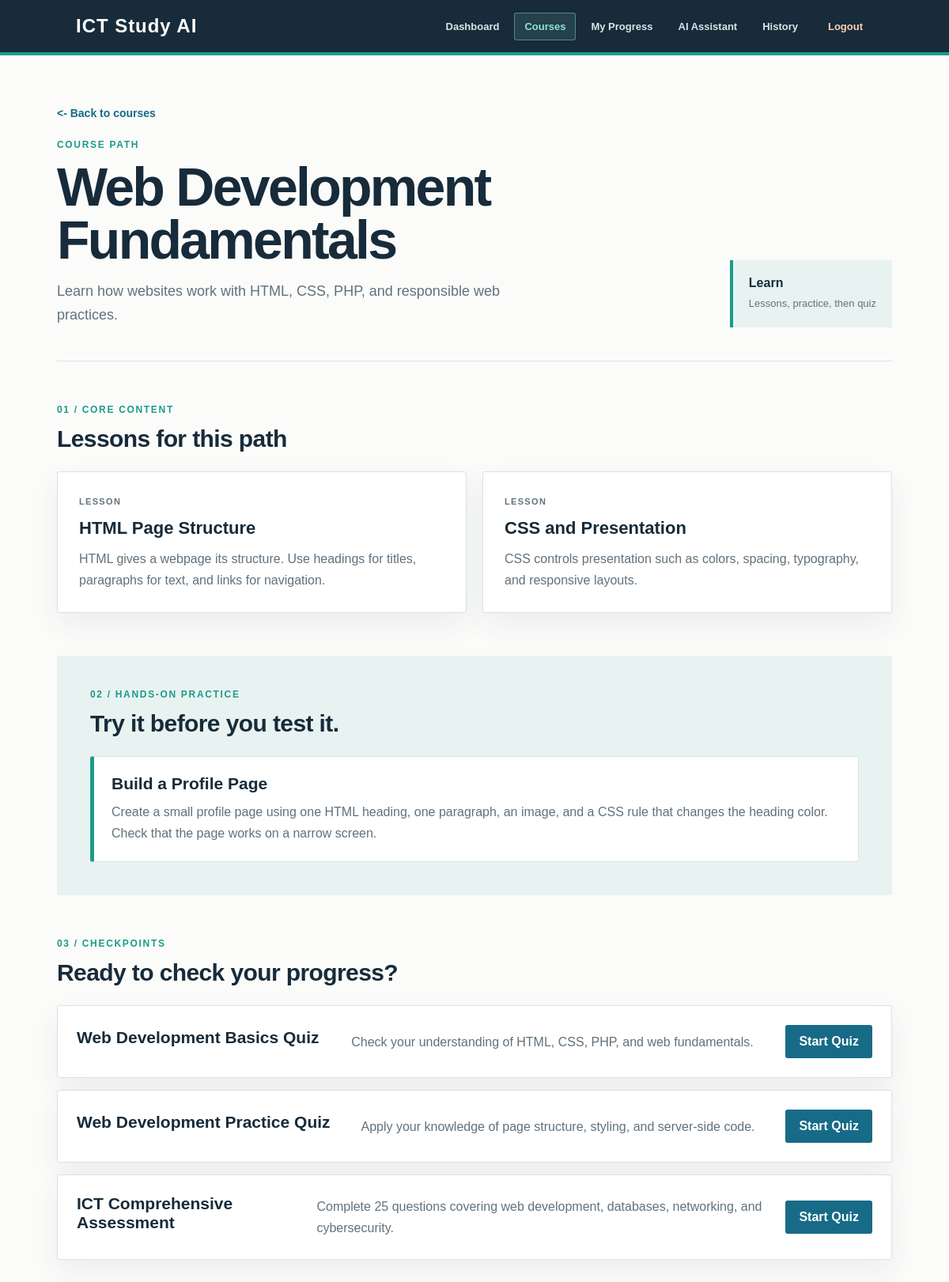
Screenshot of /lessons.php?course_id=1 (signed in) with the database file from the repository.
### tables this page shows
CREATE TABLE courses (
    id INT AUTO_INCREMENT PRIMARY KEY,
    title VARCHAR(150) NOT NULL,
    description TEXT NOT NULL,
    created_at TIMESTAMP DEFAULT CURRENT_TIMESTAMP
);

CREATE TABLE lessons (
    id INT AUTO_INCREMENT PRIMARY KEY,
    course_id INT NOT NULL,
    title VARCHAR(150) NOT NULL,
    content TEXT NOT NULL,
    created_at TIMESTAMP DEFAULT CURRENT_TIMESTAMP,
    FOREIGN KEY (course_id) REFERENCES courses(id) ON DELETE CASCADE
);

CREATE TABLE course_exercises (
    id INT AUTO_INCREMENT PRIMARY KEY,
    course_id INT NOT NULL,
    title VARCHAR(150) NOT NULL,
    instructions TEXT NOT NULL,
    FOREIGN KEY (course_id) REFERENCES courses(id) ON DELETE CASCADE
);

CREATE TABLE quizzes (
    id INT AUTO_INCREMENT PRIMARY KEY,
    course_id INT NOT NULL,
    title VARCHAR(150) NOT NULL,
    description TEXT NOT NULL,
    FOREIGN KEY (course_id) REFERENCES courses(id) ON DELETE CASCADE
);

### lessons.php (the view, shortened to what this page needs)
<?php
require_once "config/database.php";
$courseId = intval($_GET["course_id"]);
$courseSql = "
    SELECT id, title, description
    FROM courses
    WHERE id = ?
";
$courseStmt = $conn->prepare($courseSql);
$courseStmt->bind_param(
    "i",
    $courseId
);
$courseStmt->execute();
$courseResult = $courseStmt->get_result();
$course = $courseResult->fetch_assoc();
$lessonSql = "
    SELECT id, title, content
    FROM lessons
    WHERE course_id = ?
    ORDER BY id ASC
";
$lessonStmt = $conn->prepare($lessonSql);
$lessonStmt->bind_param(
    "i",
    $courseId
);
$lessonStmt->execute();
$lessonResult = $lessonStmt->get_result();
$exerciseSql = "
    SELECT title, instructions
    FROM course_exercises
    WHERE course_id = ?
    ORDER BY id ASC
";
$exerciseStmt = $conn->prepare($exerciseSql);
$exerciseStmt->bind_param(
    "i",
    $courseId
);
$exerciseStmt->execute();
$exerciseResult = $exerciseStmt->get_result();
$quizSql = "
    SELECT id, title, description
    FROM quizzes
    WHERE course_id = ?
    ORDER BY id ASC
";
$quizStmt = $conn->prepare($quizSql);
$quizStmt->bind_param(
    "i",
    $courseId
);
$quizStmt->execute();
$quizResult = $quizStmt->get_result();
?>
<!DOCTYPE html>
<html lang="en">
<head>
    <link rel="stylesheet"
          href="css/style.css">
</head>
<body>
<nav class="navbar course-navbar">
    <div class="logo">
        ICT Study AI
    </div>
    <div class="nav-links">
        <a href="dashboard.php">
            Dashboard
        </a>
        <a href="courses.php" class="active" aria-current="page">
            Courses
        </a>
        <a href="progress.php">
            My Progress
        </a>
        <a href="ai/chat.php">
            AI Assistant
        </a>
        <a href="ai/history.php">
            History
        </a>
        <a href="auth/logout.php">
            Logout
        </a>
    </div>
</nav>
<main class="lessons-page">
    <div class="lessons-header">
        <div>
            <a class="back-link" href="courses.php">&lt;- Back to courses</a>
            <p class="eyebrow">COURSE PATH</p>
            <h1><?= htmlspecialchars($course["title"]) ?></h1>
            <p><?= htmlspecialchars($course["description"]) ?></p>
        </div>
        <div class="course-summary" aria-label="Course contents">
            <strong>Learn</strong>
            <span>Lessons, practice, then quiz</span>
        </div>
    </div>
    <section class="course-content-section">
        <div class="section-heading">
            <p class="eyebrow">01 / CORE CONTENT</p>
            <h2>Lessons for this path</h2>
        </div>
        <div class="lessons-list">
            <?php while ($lesson = $lessonResult->fetch_assoc()): ?>
                <article class="lesson-card">
                    <span class="lesson-index">Lesson</span>
                    <h2><?= htmlspecialchars($lesson["title"]) ?></h2>
                    <p><?= nl2br(htmlspecialchars($lesson["content"])) ?></p>
                </article>
            <?php endwhile; ?>
        </div>
    </section>
    <section class="course-content-section practice-band">
        <div class="section-heading">
            <p class="eyebrow">02 / HANDS-ON PRACTICE</p>
            <h2>Try it before you test it.</h2>
        </div>
    <div class="exercise-section">
        <?php while ($exercise = $exerciseResult->fetch_assoc()): ?>
            <div class="exercise-card">
                <h3>
                    <?= htmlspecialchars($exercise["title"]) ?>
                </h3>
                <p>
                    <?= nl2br(
                        htmlspecialchars($exercise["instructions"])
                    ) ?>
                </p>
            </div>
        <?php endwhile; ?>
    </div>
    </section>
    <section class="course-content-section quiz-section">
        <div class="section-heading">
            <p class="eyebrow">03 / CHECKPOINTS</p>
            <h2>Ready to check your progress?</h2>
        </div>
    <?php while ($quiz = $quizResult->fetch_assoc()): ?>
        <article class="quiz-card">
            <h3>
                <?= htmlspecialchars($quiz["title"]) ?>
            </h3>
            <p>
                <?= htmlspecialchars($quiz["description"]) ?>
            </p>
            <a
                href="quiz.php?quiz_id=<?= $quiz["id"] ?>"
                class="course-button"
            >
                Start Quiz
            </a>
        </article>
    <?php endwhile; ?>
</section>
</main>
</body>
</html>

### rows the page displays
courses: title "Web Development Fundamentals", description "Learn how websites work with HTML, CSS, PHP, and responsible web practices."
lessons: title "HTML Page Structure", content "HTML gives a webpage its structure. Use headings for titles, paragraphs for text, and links for navigation."
lessons: title "CSS and Presentation", content "CSS controls presentation such as colors, spacing, typography, and responsive layouts."
course_exercises: title "Build a Profile Page", instructions "Create a small profile page using one HTML heading, one paragraph, an image, and a CSS rule that changes the heading color. Check that the page works on a narrow screen."
quizzes: title "Web Development Basics Quiz", description "Check your understanding of HTML, CSS, PHP, and web fundamentals."
quizzes: title "Web Development Practice Quiz", description "Apply your knowledge of page structure, styling, and server-side code."
quizzes: title "ICT Comprehensive Assessment", description "Complete 25 questions covering web development, databases, networking, and cybersecurity."
